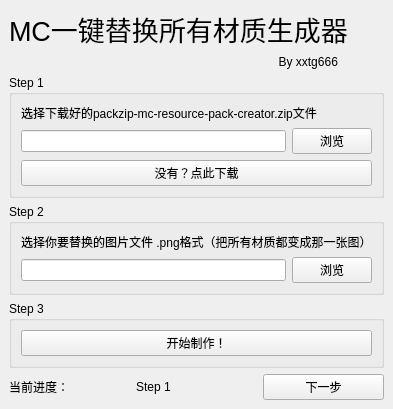
<?xml version="1.0" encoding="UTF-8"?>
<ui version="4.0">
 <class>MainWindow</class>
 <widget class="QMainWindow" name="MainWindow">
  <property name="geometry">
   <rect>
    <x>0</x>
    <y>0</y>
    <width>392</width>
    <height>380</height>
   </rect>
  </property>
  <property name="windowTitle">
   <string>MainWindow</string>
  </property>
  <widget class="QWidget" name="centralwidget">
   <layout class="QVBoxLayout" name="verticalLayout_4">
    <item>
     <widget class="QLabel" name="label_2">
      <property name="font">
       <font>
        <pointsize>20</pointsize>
       </font>
      </property>
      <property name="text">
       <string>MC一键替换所有材质生成器</string>
      </property>
     </widget>
    </item>
    <item>
     <widget class="QLabel" name="label_5">
      <property name="text">
       <string>                                                                                 By xxtg666</string>
      </property>
     </widget>
    </item>
    <item>
     <widget class="QGroupBox" name="groupBox">
      <property name="title">
       <string>Step 1</string>
      </property>
      <layout class="QVBoxLayout" name="verticalLayout">
       <item>
        <widget class="QLabel" name="label">
         <property name="text">
          <string>选择下载好的packzip-mc-resource-pack-creator.zip文件</string>
         </property>
        </widget>
       </item>
       <item>
        <layout class="QHBoxLayout" name="horizontalLayout">
         <item>
          <widget class="QLineEdit" name="s1_l">
           <property name="enabled">
            <bool>true</bool>
           </property>
          </widget>
         </item>
         <item>
          <widget class="QPushButton" name="s1_p">
           <property name="text">
            <string>浏览</string>
           </property>
          </widget>
         </item>
        </layout>
       </item>
       <item>
        <widget class="QPushButton" name="s1_d">
         <property name="text">
          <string>没有？点此下载</string>
         </property>
        </widget>
       </item>
      </layout>
     </widget>
    </item>
    <item>
     <widget class="QGroupBox" name="groupBox_2">
      <property name="title">
       <string>Step 2</string>
      </property>
      <layout class="QVBoxLayout" name="verticalLayout_2">
       <item>
        <widget class="QLabel" name="label_3">
         <property name="text">
          <string>选择你要替换的图片文件 .png格式（把所有材质都变成那一张图）</string>
         </property>
        </widget>
       </item>
       <item>
        <layout class="QHBoxLayout" name="horizontalLayout_2">
         <item>
          <widget class="QLineEdit" name="s2_l">
           <property name="enabled">
            <bool>true</bool>
           </property>
          </widget>
         </item>
         <item>
          <widget class="QPushButton" name="s2_p">
           <property name="text">
            <string>浏览</string>
           </property>
          </widget>
         </item>
        </layout>
       </item>
      </layout>
     </widget>
    </item>
    <item>
     <widget class="QGroupBox" name="groupBox_3">
      <property name="title">
       <string>Step 3</string>
      </property>
      <layout class="QVBoxLayout" name="verticalLayout_3">
       <item>
        <widget class="QPushButton" name="pushButton">
         <property name="text">
          <string>开始制作！</string>
         </property>
        </widget>
       </item>
      </layout>
     </widget>
    </item>
    <item>
     <layout class="QHBoxLayout" name="horizontalLayout_3">
      <item>
       <widget class="QLabel" name="label_4">
        <property name="text">
         <string>当前进度：</string>
        </property>
       </widget>
      </item>
      <item>
       <widget class="QLabel" name="step">
        <property name="text">
         <string>Step 1</string>
        </property>
       </widget>
      </item>
      <item>
       <widget class="QPushButton" name="nextstep">
        <property name="text">
         <string>下一步</string>
        </property>
       </widget>
      </item>
     </layout>
    </item>
   </layout>
  </widget>
 </widget>
 <resources/>
 <connections/>
</ui>
